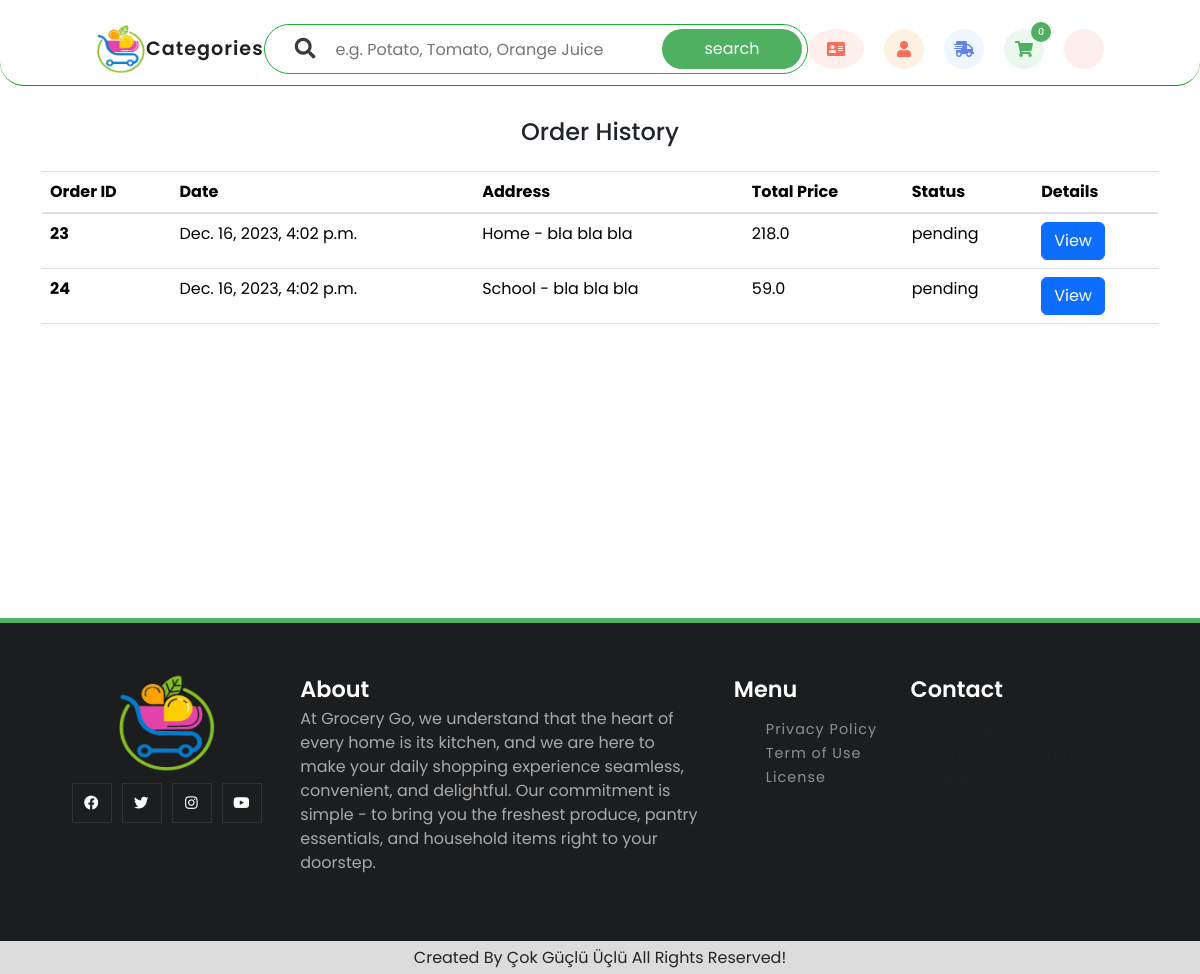
The app's page /order/order-history/ (signed in) with its own data.
### order/models.py (models this page shows, shortened)
class Order(models.Model):
    customer = models.ForeignKey('user.Customer', on_delete=models.CASCADE)
    status = models.CharField(max_length=100, default='pending')
    total_price = models.FloatField(null=False, blank=False)
    address = models.ForeignKey('user.Adress' , on_delete=models.CASCADE)
    date = models.DateTimeField(auto_now_add=True)

### user/models.py (models this page shows, shortened)
class Adress(models.Model):
    customer = models.ForeignKey(Customer, on_delete=models.CASCADE)
    title = models.CharField(max_length=20, null=False)
    full_adress = models.CharField(max_length=200)

### order/views.py (the view)
# urls.py: path('order-history/', listOrders, name='order-history'),
def listOrders(request):
    customerToShow = Customer.objects.get(user=request.user)
    orders = Order.objects.filter(customer=customerToShow)
    context = {
        'orders': orders ,
    }
    return render(request, 'order/orderList.html', context)

### user/templates/order/orderList.html (shortened to what this page needs)
{% extends 'layout.html' %}
{% block additionalStyles %}
<link href="https://stackpath.bootstrapcdn.com/bootstrap/4.3.1/css/bootstrap.min.css" rel="stylesheet">
<link rel="stylesheet" href="https://stackpath.bootstrapcdn.com/font-awesome/4.7.0/css/font-awesome.min.css">
{% endblock %}
{% block content %}
<section class="ftco-section" style="min-height: 500px;">
    <div class="container">
        <div class="row">
            <div class="col-md-12">
                <h4 class="text-center mb-4">Order History</h4>
                {% if orders %}<div class="table-wrap">
                    <table class="table">
                    <thead class="thead-primary">
                        <tr>
                        <th>Order ID</th>
                        <th>Date</th>
                        <th>Address</th>
                        <th>Total Price</th>
                        <th>Status</th>
                        <th>Details</th>
                        </tr>
                    </thead>
                    <tbody>
                        {% for order in orders %}
                        <tr>
                            <th scope="row" class="scope" >{{order.id}}</th>
                            <td>{{order.date}}</td>
                            <td>{{order.address.title}} - {{order.address.full_adress}}</td>
                            <td>{{order.total_price}}</td>
                            <td>{{order.status }}</td>
                            <td><a href="{% url 'order:order-detail' order_id=order.id %}" class="btn btn-primary">View</a></td>
                        </tr>
                        {% endfor %}
                    </tbody>
                    </table>
                </div>
                {% else  %}
                <div class="alert alert-warning">It looks like you never ordered.</div>
                {% endif %}
            </div>
        </div>
    </div>
</section>
{% endblock %}

### static/css/layout.css (style rules this page uses)
* { font-family: poppins; margin: 0px; padding: 0px; box-sizing: border-box; scroll-behavior: smooth; }
a { text-decoration: none!important; }
body { margin: 0px; margin-top: 0px; padding: 0px; font-family: poppins; }
:root { --swiper-theme-color: #007aff; --swiper-navigation-size: 44px; --primary-color: #3bb77e; --secondary: #ffba43; --bg: #e2f9ee; --black: #1c2137; --white: #fff; --box-shadow: 0 .5rem 1rem rgba(0, 0, 0, 0.1); }
:root { --primary-color: #3bb77e; --box-shadow: 0 0.2rem 0.4rem rgba(0, 0, 0, 0.1); --white: #fff; --black: #1c2137; }

### records on screen
Order: id "23", date "Dec. 16, 2023, 4:02 p.m.", address "Home", address.full_adress "bla bla bla", total_price "218.0", status "pending"
Order: id "24", date "Dec. 16, 2023, 4:02 p.m.", address "School", address.full_adress "bla bla bla", total_price "59.0", status "pending"
